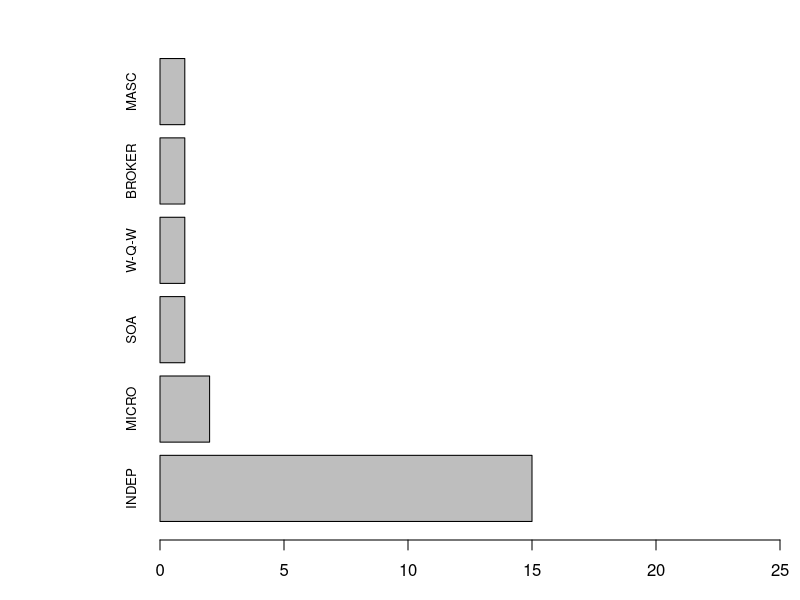
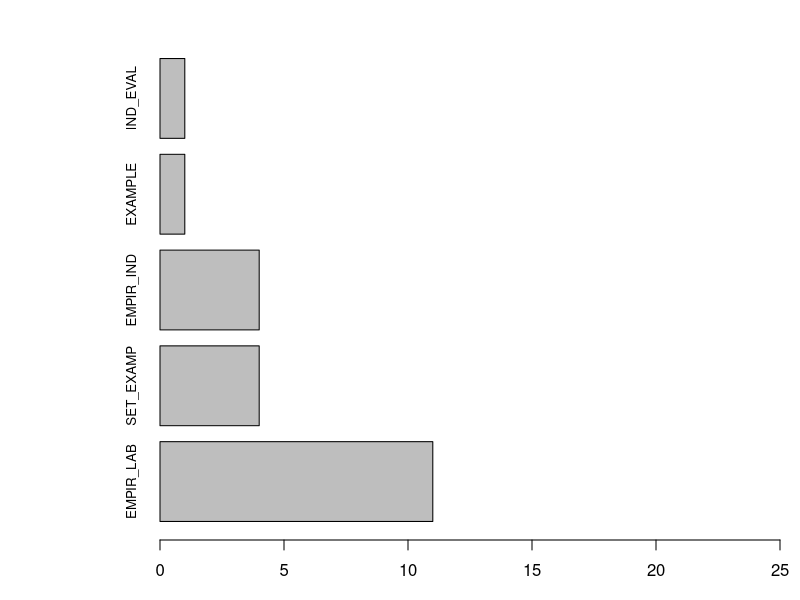

These charts were generated, in order, by the following R code:
# Simple Horizontal Bar Plot with Added Labels
arch_style <- c(15,2,1,1,1,1)
#par(las=1) # make label text perpendicular to axis
par(mar=c(3,8,2,1)) # increase y-axis margin.
barplot(arch_style, horiz=TRUE,
        names.arg=c("INDEP", "MICRO", "SOA", "W-Q-W", 
                    "BROKER", "MASC"), xlim=c(0,25), cex.names=0.8)


# Simple Horizontal Bar Plot with Added Labels
evidence_type <- c(11,4,4,1,1)
#par(las=1) # make label text perpendicular to axis
par(mar=c(3,8,2,1)) # increase y-axis margin.
barplot(evidence_type, horiz=TRUE,
        names.arg=c("EMPIR_LAB", "SET_EXAMP", 
                    "EMPIR_IND", "EXAMPLE", "IND_EVAL"), 
                    xlim=c(0,25), cex.names=0.8)


